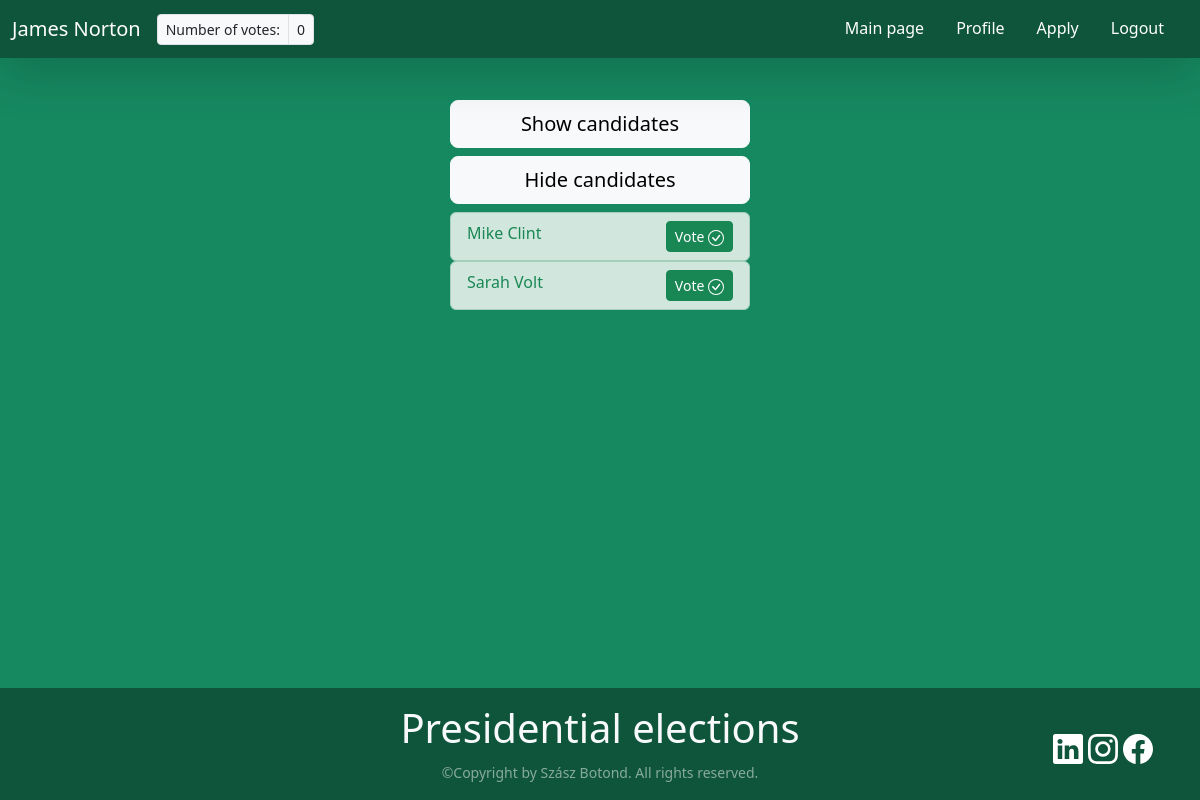
Screenshot of /list_candidates (signed in) with the database file from the repository.
### authentication/models.py (models this page shows, shortened)
class Profile(models.Model):
    user = models.OneToOneField(User, on_delete=models.CASCADE)
    user_bio = models.TextField(max_length=500, default="Default description")
    hasVoted = models.BooleanField(default=False)
    votedFor = models.IntegerField(default=None, editable=True, null=True)
    numberOfVotes = models.IntegerField(default=0, editable=True)
    hasApplied = models.BooleanField(default=False)
    linkFacebook = models.TextField(max_length=1000, default="")
    linkInstagram = models.TextField(max_length=1000, default="")
    linkLinkedin = models.TextField(max_length=1000, default="")

### authentication/views.py (the view)
# urls.py: path('list_candidates', views.list_candidates, name="list_candidates"),
def list_candidates(request):
    all_candidates = Profile.objects.filter(hasApplied=True).exclude(user=request.user)
    current_user = request.user
    firstName = current_user.first_name
    lastName = current_user.last_name
    display = "block"
    if request.user.profile.hasVoted is True:
        search_id = current_user.profile.votedFor
        profile = Profile.objects.get(user_id=search_id)
        return render(request, "candidates.html", {"display":display, "profile":profile, "all_candidates":all_candidates, 'firstName': firstName, 'lastName': lastName})
    else:
        return render(request, "candidates.html", {"all_candidates":all_candidates, 'firstName': firstName, 'lastName': lastName})

### authentication/templates/candidates.html (shortened to what this page needs)
{% load static %}
<!DOCTYPE html>
<html lang="en">
<head>
    <link href="https://cdn.jsdelivr.net/npm/bootstrap@5.3.2/dist/css/bootstrap.min.css" rel="stylesheet"
>
    <link rel="stylesheet" href="/static/style.css">
</head>
<body style="display: flex; flex-direction: column; min-height: 100vh; width: 100%;">
    {% if user.is_authenticated %}
    <nav class="navbar navbar-expand-lg shadow-lg fixed-top position-absolute"
        style="background-color: rgb(15, 85, 60);">
        <div class="container-fluid">
            <a class="navbar-brand text-white" href="/profile">{{firstName.title}} {{lastName.title}}</a>
            <div class="collapse navbar-collapse" id="navbarSupportedContent">
                <ul class="navbar-nav flex-grow-1 pe-3">
                    <li class="nav-item">
                        <div class="input-group input-group-sm">
                            <span class="input-group-text">Number of votes:</span>
                            <span class="input-group-text">{{ user.profile.numberOfVotes }}</span>
                        </div>
                    </li>
                </ul>
                <ul class="navbar-nav justify-content-end flex-grow-1 pe-3 nav-underline">
                    <li class="nav-item">
                        <a class="nav-link text-white" aria-current="page" href="/main_page">Main page</a>
                    </li>
                    <li class="nav-item">
                        <a class="nav-link text-white" aria-current="page" href="/profile">Profile</a>
                    </li>
                    <li class="nav-item">
                        <a class="nav-link text-white" aria-current="page" href="/user_candidate">Apply</a>
                    </li>
                    <li class="nav-item">
                        <a class="nav-link text-white" aria-current="page" href="/logout">Logout</a>
                    </li>
                </ul>
            </div>
        </div>
    </nav>
    <div class="d-grid gap-2 justify-content-center" style="padding-bottom: 150px; position:absolute; top: 100px">
        <div class="d-grid gap-2">
            <a class="btn btn-lg btn-light h-auto d-inline-block " href="/list_candidates" type="submit" role="button"
                style="width: auto; min-width: 300px">Show candidates</a>
            <a class="btn btn-lg btn-light h-auto d-inline-block " href="/hide_candidates" type="submit" role="button"
                style="width: auto; min-width: 300px">Hide candidates</a>
        </div>
        <div id="main-page-container" class="d-{{display}} gap-2" style="width: auto;">
            <div id="profile-list" class="h-auto">
                {% if all_candidates %}
                {% for profile in all_candidates %}
                <ul class="list-group" style="width: auto;">
                    <li class="list-group-item list-group-item-success">
                        <div class="text-start d-inline-block w-auto">
                            <a href="{% url 'view_profile' profile.user.id %}"
                                class="link-success link-underline-opacity-0 link-underline-opacity-75-hover link-offset-2">
                                {{ profile.user.first_name.title }} {{ profile.user.last_name.title }}
                            </a>
                        </div>
                        <a class="btn btn-success btn-sm align-items-center" href="{% url 'vote' profile.user.id %}"
                            role="button" style="float: right;">
                            Vote
                        </a>
                    </li>
                </ul>
                {% endfor %}
                {% endif %}
            </div>
        </div>
    </div>
    {% include 'footer.html' %}
    {% else %}
    <div class="d-grid gap-2">
        <button class="btn btn-light btn-lg" type="submit"><a href="/login" class="form-text">Login</a></button>
        <button class="btn btn-light btn-lg" type="submit"><a href="/register" class="form-text">Register</a></button>
    </div>
    {% endif %}
</body>
</html>

### authentication/static/style.css (style rules this page uses)
html, body { --color-primary: rgb(22, 137, 97); --color-primary-dark: rgb(15, 85, 60); --color-secondary: rgb(47, 81, 135); --color-error: rgb(222, 39, 39); --color-success: rgb(67, 176, 67); --border-radius: 5px; margin: 0px; padding: 0px; height: 100%; min-height: 100vh; display: flex; flex-direction: column; justify-content: center; align-items: center; background-color: var(--color-primary); }

### rows the page displays
Profile: user.first_name "Mike", user.last_name "Clint"
Profile: user.first_name "Sarah", user.last_name "Volt"

### other values shown
{{ firstName.title }} "James"
{{ lastName.title }} "Norton"
{{ user.profile.numberOfVotes }} "0"
